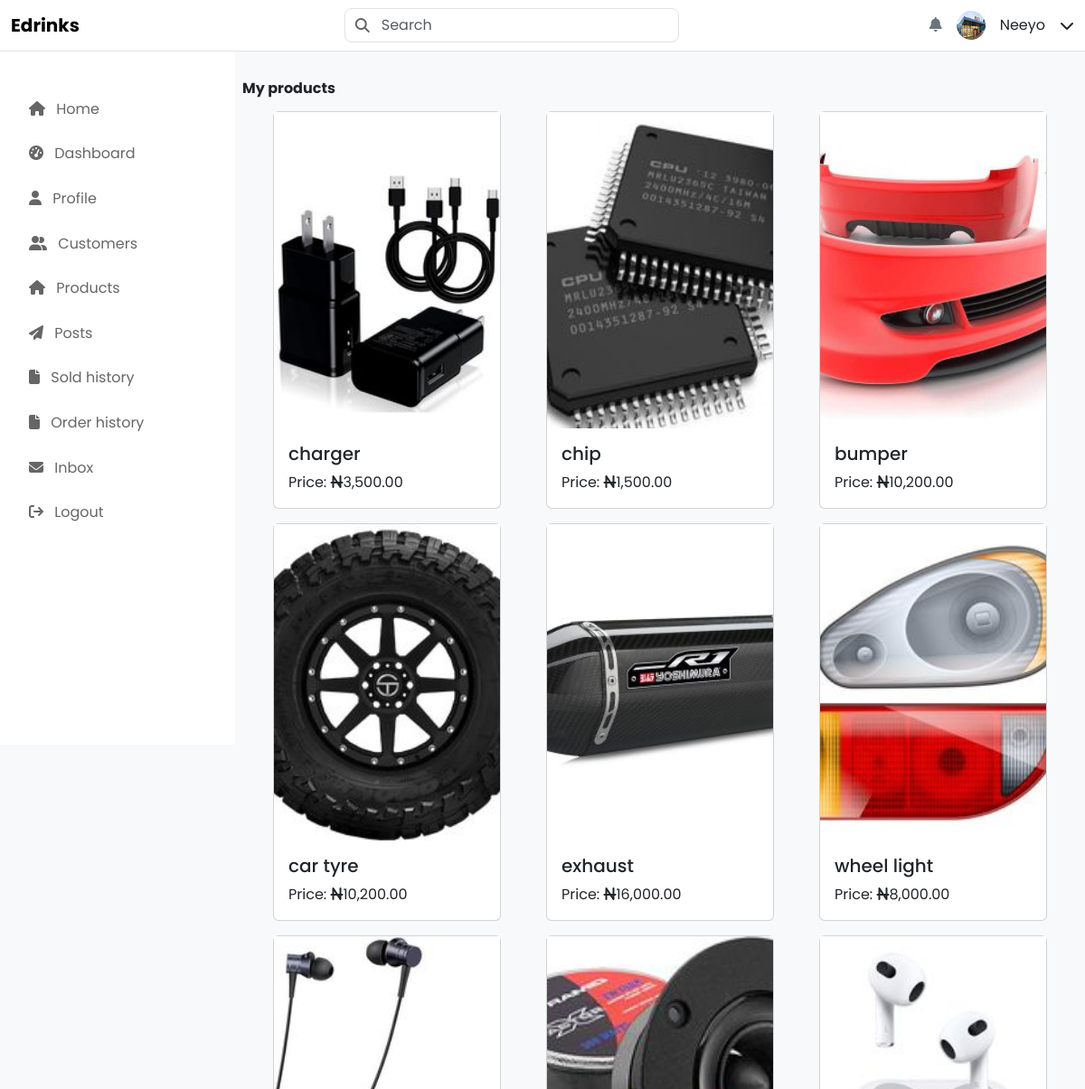
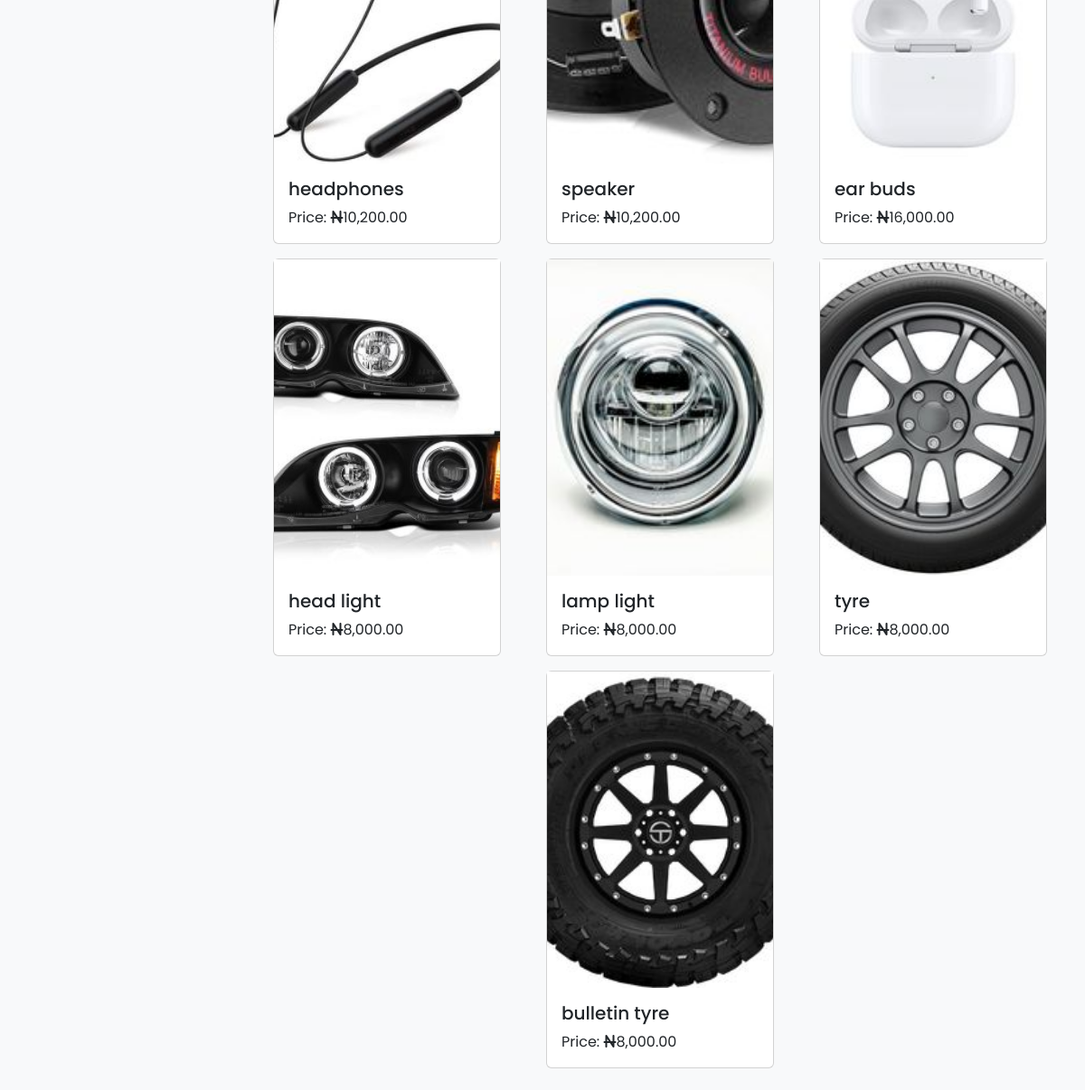
Page /dashboard/products.php (signed in) on the committed database (2 pictures, top to bottom).
### tables this page shows
CREATE TABLE `user_profile` (
  `id` int(11) NOT NULL,
  `user_name` varchar(255) NOT NULL,
  `user_email` varchar(255) NOT NULL,
  `user_password` varchar(255) NOT NULL,
  `user_type` varchar(255) NOT NULL,
  `user_image` varchar(255) NOT NULL,
  `user_phone` varchar(255) NOT NULL,
  `user_location` varchar(255) NOT NULL,
  `lga` varchar(255) NOT NULL,
  `user_address` varchar(255) NOT NULL,
  `user_rating` varchar(255) NOT NULL,
  `verified` tinyint(11) NOT NULL,
  `vkey` varchar(255) NOT NULL,
  `reset_token` varchar(255) NOT NULL,
  `reset_token_expiry` varchar(255) NOT NULL,
  `date_added` varchar(255) NOT NULL
);

CREATE TABLE `products` (
  `product_id` int(11) NOT NULL,
  `poster_id` int(11) NOT NULL,
  `poster_type` varchar(255) NOT NULL,
  `product_name` varchar(255) NOT NULL,
  `product_price` int(11) NOT NULL,
  `product_image` varchar(255) NOT NULL,
  `product_details` text NOT NULL,
  `product_category` varchar(255) NOT NULL,
  `product_condition` varchar(255) NOT NULL,
  `product_location` varchar(11) NOT NULL,
  `product_address` varchar(255) NOT NULL,
  `product_color` varchar(255) NOT NULL,
  `quantity_sold` int(11) NOT NULL,
  `product_quantity` int(11) NOT NULL,
  `gift_picks` tinyint(11) NOT NULL,
  `sold` tinyint(11) NOT NULL,
  `product_views` int(11) NOT NULL,
  `product_likes` int(11) NOT NULL,
  `product_rating` int(11) NOT NULL,
  `product_discount` int(11) NOT NULL,
  `featured_product` tinyint(11) NOT NULL,
  `date_added` varchar(255) NOT NULL
);

### dashboard/contents/profile-contents.php (called while the page is built, shortened)
<?php
     if(isset($_SESSION['user_id'])){
         $query = "SELECT * FROM user_profile WHERE id = ?";
         $stmt = $conn->prepare($query);
         $stmt->bind_param('i', $userId);
         $stmt->execute();
         $result = $stmt->get_result();
         if ($row = $result->fetch_assoc()) {
             $user_name = $row['user_name'];
             $user_image = $row['user_image'];
         } else {
              echo "No user found.";
         }
     }
?>

### contents/product-contents.php (called while the page is built, shortened)
<?php
        $product_id = $product['product_id'];
        $product_name = $product['product_name'];
        $product_price = $product['product_price'];
        $product_image = $product['product_image'];
?>

### dashboard/products.php (the view, shortened to what this page needs)
<?php session_start();
     if(isset($_SESSION['user_id'])){
         $userId = $_SESSION['user_id'];
         require("../engine/config.php");
         include("contents/profile-contents.php");
     }
     else{
         header("Location:../../index.php");
         exit();
     }
?>
<!DOCTYPE html>
<html lang="en">
<head>
    <link href="https://cdnjs.cloudflare.com/ajax/libs/bootstrap/5.3.2/css/bootstrap.min.css" rel="stylesheet">
    <link href="https://cdnjs.cloudflare.com/ajax/libs/font-awesome/6.4.0/css/all.min.css" rel="stylesheet">
    <link rel="stylesheet" href="../assets/css/wholesaler/wholesaler-dashboard.css">
    <link rel="stylesheet" href="../assets/css/wholesaler/wholesaler-products.css">
</head>
<body class="bg-light">
<nav class="navbar navbar-expand-lg navbar-light bg-white border-bottom fixed-top">
        <div class="container-fluid">
            <a class="navbar-brand text-orange fw-bold" href="#">Edrinks</a>
            <div class="position-relative d-flex align-items-center">
                <i class="fas fa-search search-icon"></i>
                <input type="text" class="form-control search-input" placeholder="Search">
            </div>
            <div class="d-flex align-items-center gap-3">
            <a href='notifications.php'><i class="fas fa-bell text-secondary"></i></a>
                <img src="<?php echo"../" .htmlspecialchars($user_image); ?>" class="rounded-circle" width="32" height="32">
                <span><?php echo htmlspecialchars($user_name); ?></span>
                <i class="fas fa-chevron-down"></i>
            </div>
        </div>
    </nav>
      <?php include ("components/side-bar.php"); ?>
    <div class="main-content pt-3 my-4 px-2">
    <h6 class='fw-bold mt-5 mb-3'>My products</h6>
    <div class='d-flex justify-content-evenly align-items-center flex-wrap gap-3 mt-1'>
    <?php
    $myproducts = $conn->prepare("SELECT * FROM products WHERE poster_id = ? AND sold = 0");
    $myproducts->bind_param('i', $userId);
    $myproducts->execute();
    $myProductsResult = $myproducts->get_result();
    while ($product = $myProductsResult->fetch_assoc()) {
         include("../contents/product-contents.php");
        ?>
        <div class='card'>
            <div class='card-image'>
                <a href='../product-details.php?id=<?php echo htmlspecialchars(base64_encode($product_id)); ?>'><img src='<?php echo"../". htmlspecialchars($product_image, ENT_QUOTES, 'UTF-8'); ?>'></a>
            </div>
            <div class='card-body'>
                <h5 class='card-title'><?php echo htmlspecialchars($product_name, ENT_QUOTES, 'UTF-8'); ?></h5>
                <p class='card-text'>Price: <i class='fas fa-naira-sign'></i><?php echo number_format($product_price, 2); ?></p>
            </div>
        </div>
        <?php
    }
    ?>
</div>
    </div>
    </body>
    </html>

### dashboard/components/side-bar.php
<div class="sidebar pt-5 px-3">
    <div class="pt-4">
        <ul class="nav flex-column">
            <li class="nav-item">
                <a class="nav-link" href="../index.php">
                    <i class="fas fa-home me-2"></i> Home
                </a>
            </li>
            <li class="nav-item">
                <a class="nav-link active-dashboard" href="<?php
                    if($_SESSION['user_role']=='Vendor'){
                        echo"vendor-dashboard.php";
                    }
                    else{
                        echo"user-dashboard.php";
                    }
                ?>">
                    <i class="fas fa-tachometer-alt me-2"></i> Dashboard
                </a>
            </li>
            <li class="nav-item">
                <a class="nav-link active-profile" href="../dashboard/profile.php">
                    <i class="fas fa-user me-2"></i> Profile
                </a>
            </li>
            <?php if($_SESSION['user_role']!=='Customer'):?>
            <li class="nav-item">
                <a class="nav-link active-customers" href="../dashboard/customers.php">
                    <i class="fas fa-user-friends me-2"></i> Customers
                </a>
            </li>
            <li class="nav-item">
                <a class="nav-link" href="../dashboard/products.php">
                    <i class="fas fa-home me-2"></i> Products
                </a>
            </li>
            <li class="nav-item">
                <a class="nav-link" href="../dashboard/post.php">
                    <i class="fas fa-paper-plane me-2"></i> Posts
                </a>
            </li>
            <li class="nav-item">
                <a class="nav-link" href="../dashboard/sold-history.php">
                    <i class="fas fa-file me-2"></i> Sold history
                </a>
            </li>
            <?php endif; ?>
            <li class="nav-item">
                <a class="nav-link" href="../dashboard/order-history.php">
                    <i class="fas fa-file me-2"></i> Order history
                </a>
            </li>
            <li class="nav-item">
                <a class="nav-link" href="../dashboard/inbox.php">
                    <i class="fas fa-envelope me-2"></i> Inbox
                </a>
            </li>
            <li class="nav-item">
                <a class="nav-link" href="../dashboard/logout.php">
                    <i class="fas fa-sign-out me-2"></i> Logout
                </a>
            </li>
        </ul>
    </div>
</div>

### assets/css/wholesaler/wholesaler-dashboard.css (style rules this page uses)
body { font-family:poppins; }
.sidebar { width: 260px; position: fixed; height: 100vh; background: white; }
.main-content { margin-left: 260px; }
.nav-link { color: #666; padding: 0.8rem 1rem; border-radius: 8px; }
.search-input { padding-left: 2.5rem; border-radius: 8px; }
.search-icon { position: absolute; left: 12px; top: 50%; transform: translateY(-50%); color: #666; }

### assets/css/wholesaler/wholesaler-products.css (style rules this page uses)
.card-image { width:250px; height:350px; }
.card-image img { width:100%; height:100%; object-fit: cover; }

### rows in the picture
user_profile: user_image (picture), user_name "Neeyo"
products: product_image (picture), product_name "charger", product_price "3,500.00"
products: product_image (picture), product_name "chip", product_price "1,500.00"
products: product_image (picture), product_name "bumper", product_price "10,200.00"
products: product_image (picture), product_name "car tyre", product_price "10,200.00"
products: product_image (picture), product_name "exhaust", product_price "16,000.00"
products: product_image (picture), product_name "wheel light", product_price "8,000.00"
products: product_image (picture), product_name "headphones", product_price "10,200.00"
products: product_image (picture), product_name "speaker", product_price "10,200.00"
products: product_image (picture), product_name "ear buds", product_price "16,000.00"
products: product_image (picture), product_name "head light", product_price "8,000.00"
products: product_image (picture), product_name "lamp light", product_price "8,000.00"
products: product_image (picture), product_name "tyre", product_price "8,000.00"
products: product_image (picture), product_name "bulletin tyre", product_price "8,000.00"
